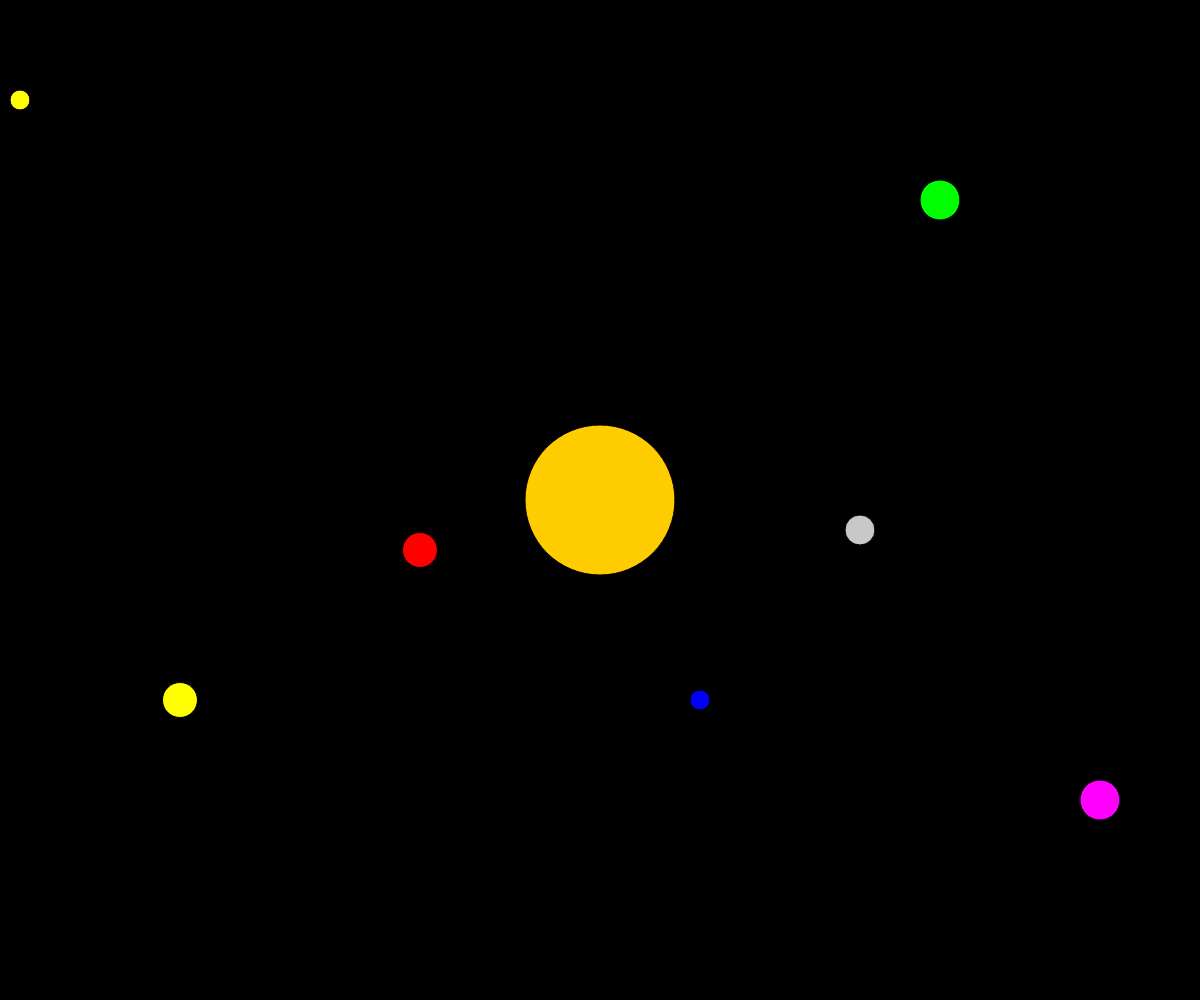
Frame 1 (no input)
Frame 60 (no input): identical to frame 1, image omitted
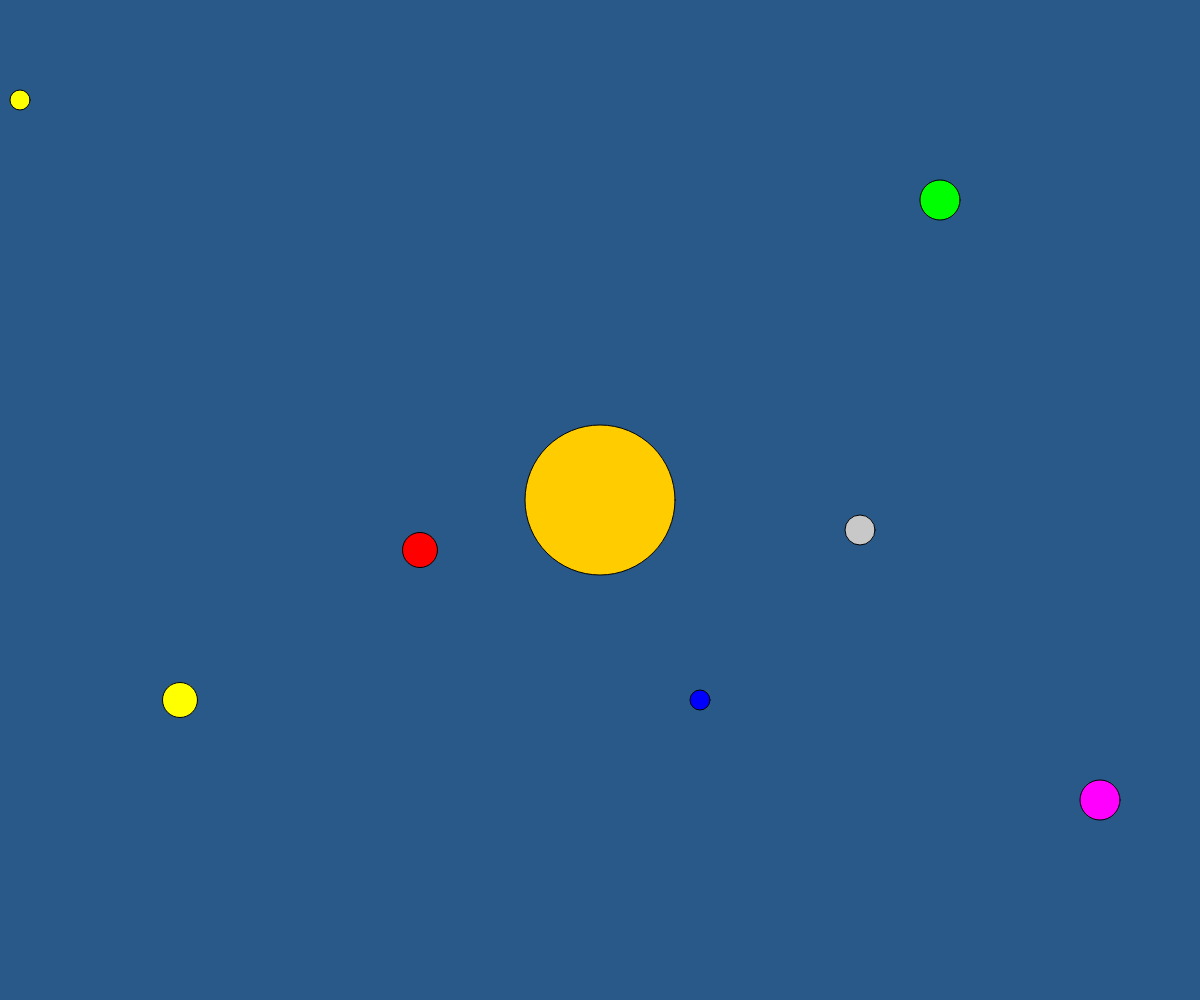
Frame 120 (the mouse pressed at the canvas centre since frame 60)

The p5.js sketch that drew these frames (run headless with seeded random() and noise() and a simulated clock; from frame 60 on, the mouse is pressed at the canvas centre):

// p5.js sketch
// ── sketch.js
let planets = [];
let backgroundColor = 0; 
let isBlue = true; 

function setup() {
  createCanvas(windowWidth, windowHeight);
  const centerX = width / 2;
  const centerY = height / 2;

  planets = [
    new Planet(centerX, centerY, 150, color(255, 204, 0)),
    new Planet(centerX + 100, centerY + 200, 20, color(0, 0, 255)),
    new Planet(centerX - 180, centerY + 50, 35, color(255, 0, 0)),
    new Planet(centerX + 260, centerY + 30, 30, color(200, 200, 200)),
    new Planet(centerX + 340, centerY - 300, 40, color(0, 255, 0)),
    new Planet(centerX - 420, centerY + 200, 35, color(255, 255, 0)),
    new Planet(centerX + 500, centerY + 300, 40, color(255, 0, 255)),
    new Planet(centerX - 580, centerY - 400, 20, color(255, 255, 0)),
    new Planet(centerX + 660, centerY, 20, color(0, 255, 255)),
  ];
}

function draw() {
  background(backgroundColor);
  planets.forEach(planet => {
    planet.display();
  });
}

function mousePressed() {
  planets.forEach(planet => {
    planet.dragging = planet.contains(mouseX, mouseY);
    if (planet.dragging) {
      planet.offsetY = mouseY - planet.y;
    }
  });

  
  if (planets[0].contains(mouseX, mouseY)) {
    
    if (isBlue) {
      backgroundColor = color(40, 89, 137); 
    } else {
      backgroundColor = color(47, 43, 69); 
    }
    
    
    isBlue = !isBlue;
  }
}

function mouseReleased() {
  planets.forEach(planet => {
    planet.dragging = false;
  });
}

class Planet {
  constructor(x, y, size, planetColor) {
    this.x = x;
    this.y = y;
    this.size = size;
    this.planetColor = planetColor;
    this.dragging = false;
    this.offsetY = 0;
  }

  contains(px, py) {
    const d = dist(px, py, this.x, this.y);
    return d < this.size / 2;
  }

  display() {
    fill(this.planetColor);
    ellipse(this.x, this.y, this.size, this.size);
    if (this.dragging) {
      this.y = mouseY - this.offsetY;
    }
  }
}
